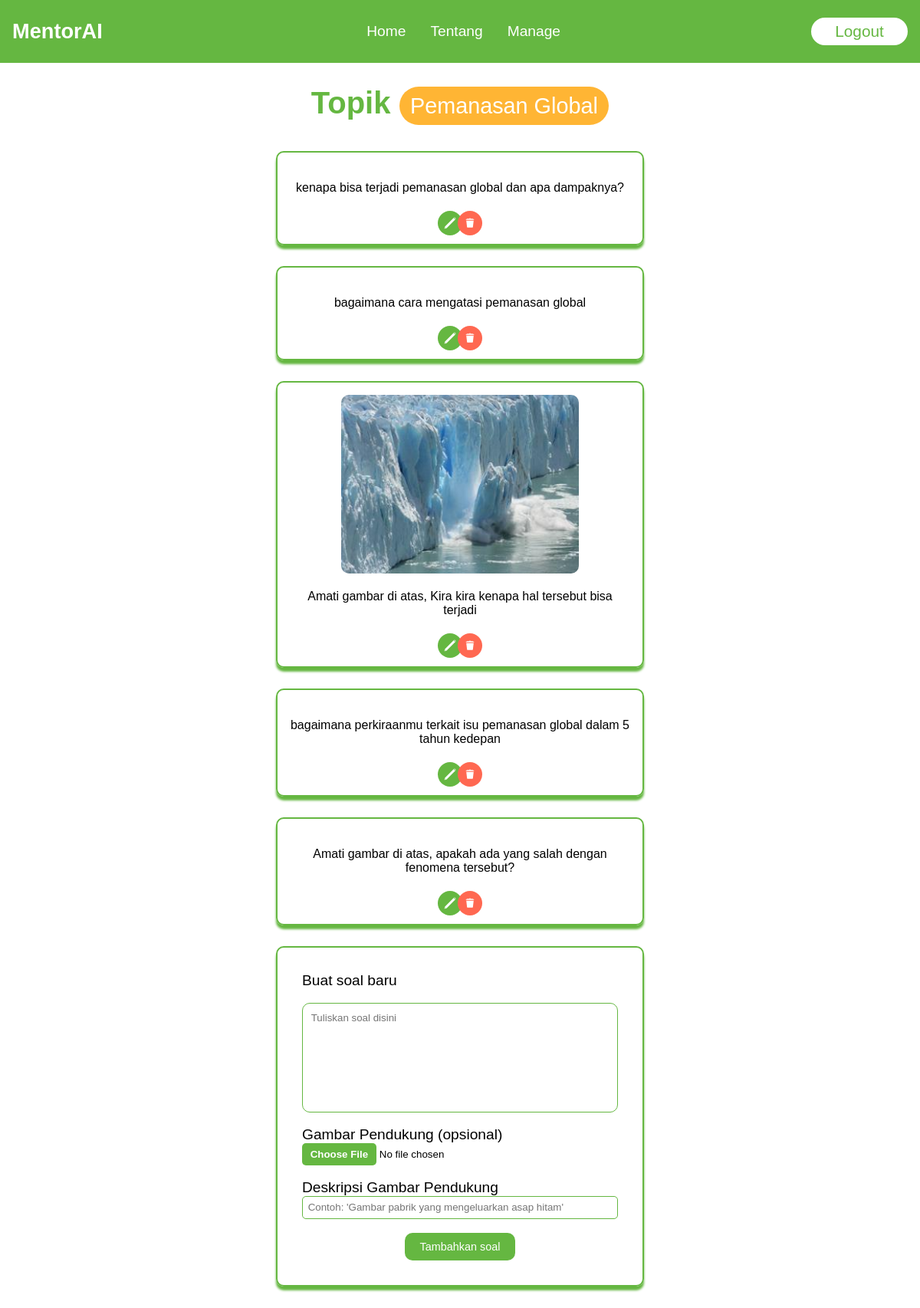
The page /questionList/1/ (signed in) on the database its author committed.
### appBelajar/models.py (models this page shows, shortened)
class Topics(models.Model):
    name = models.CharField(max_length=50, blank=True, null=True)
    participants = models.ManyToManyField(User, related_name='participants', blank=True)

class Questions(models.Model):
    topic = models.ForeignKey(Topics, on_delete=models.CASCADE, blank=True, null=True)
    question = models.CharField(max_length=200, blank=True, null=True)
    image = models.ImageField(null=True, upload_to='appBelajar/templates/upload', blank=True)
    image_description = models.CharField(max_length=500, blank=True, null=True)
    def __str__(self):
        return self.question

### appBelajar/views.py (the view, shortened to what this page needs)
# urls.py: path("questionList/<int:pk>/", views.questionList, name='questionList'),
@user_passes_test(lambda u: u.is_superuser)
def questionList(request, pk):
    questions = Questions.objects.filter(topic_id=pk)
    topic = Topics.objects.get(id=pk)
    context = {'questions': questions, 'topic':topic}
    return render(request, 'appBelajar/questionList.html', context)

### appBelajar/templates/appBelajar/questionList.html (shortened to what this page needs)
{% extends 'main.html' %}
{% block content %}
<div class="questionList-container">
    <h1>Topik <span>{{topic.name|title}}</span></h1>
    <ul>
        {% for question in questions %}
        <li class="question-list">
            {% if question.image %}
            <img src="{{question.image.url}}" alt="">
            {% endif %}
            <p>{{question}} <a href="{% url 'updateQuestion' question.id %}" class="edit-question"></a> <a href="{% url 'deleteQuestion' question.id %}" class="delete-question"></a></p>
        </li>
        {% endfor %}
    </ul>
    <form action="" method="post" onsubmit="return validateForm2()" enctype="multipart/form-data">
        <label for="">Buat soal baru</label><br>
        <textarea name="question" id="questionInput" cols="30" rows="8" placeholder="Tuliskan soal disini"></textarea><br>
        <label for="">Gambar Pendukung (opsional)</label>
        <input type="file" name="image"><br>
        <label for="">Deskripsi Gambar Pendukung</label>
        <input type="text" name="imageDescription"
            placeholder="Contoh: 'Gambar pabrik yang mengeluarkan asap hitam' "><br>
        <input type="submit" value="Tambahkan soal">
    </form>
</div>
{% endblock %}

### static/styles/main.css (style rules this page uses)
:root { --green: #65b741; --orange: #ffb534; --blue: #28c9ed; }
* { margin: 0; padding: 0; font-family: "MADE Tommy Soft", sans-serif; }
.questionList-container { padding: 0 30%; margin: 7em 0 0; align-items: center; text-align: center; }
.questionList-container h1 { color: var(--green); font-size: 2.5rem; font-weight: 600; margin-bottom: 1em; }
.questionList-container h1 span { color: white; background-color: var(--orange); font-size: 1.8rem; font-weight: 500; padding: 0.3em 0.5em; border-radius: 25px; }
.question-list { display: flex; flex-direction: column; align-items: center; list-style: none; border: solid 2px var(--green); margin: 1.7em 0; padding: 1em; box-shadow: 0px 5px 3px var(--green); border-radius: 10px; position: relative; z-index: 0; }
.question-list img { width: 70%; border-radius: 10px; }
.question-list p { padding-top: 1.3em; padding-bottom: 3em; }
.edit-question { display: inline-flex; position: absolute; bottom: 0; width: 1em; left: 44%; margin-bottom: 0.7em; fill: white; padding: 0.5em; background-color: var(--green); border-radius: 25px; }
.delete-question { display: inline-flex; position: absolute; bottom: 0; width: 1em; right: 44%; margin-bottom: 0.7em; fill: white; padding: 0.5em; background-color: #ff6851; border-radius: 25px; }
.questionList-container form { border: solid 2px var(--green); border-radius: 10px; box-shadow: 0px 5px 3px var(--green); padding: 2em; margin-bottom: 2em; text-align: left; display: flex; flex-direction: column; }
.questionList-container form label { font-weight: 500; font-size: 1.2em; }
.questionList-container form textarea { resize: none; border: solid 0.7px var(--green); border-radius: 10px; padding: 0.8em; }
.questionList-container form input[type="text"] { border: solid 0.7px var(--green); border-radius: 5px; padding: 0.5em; }
.questionList-container form input[type="submit"] { border: none; width: 10em; color: white; padding: 0.7em; font-size: 0.9rem; font-weight: 500; border-radius: 10px; background-color: var(--green); cursor: pointer; margin: auto; }

### rows shown on the page
Topics: name "Pemanasan Global"
Questions: question "kenapa bisa terjadi pemanasan global dan apa dampaknya?"
Questions: question "bagaimana cara mengatasi pemanasan global"
Questions: image (picture), question "Amati gambar di atas, Kira kira kenapa hal tersebut bisa terjadi"
Questions: question "bagaimana perkiraanmu terkait isu pemanasan global dalam 5 tahun kedepan"
Questions: question "Amati gambar di atas, apakah ada yang salah dengan fenomena tersebut?"
